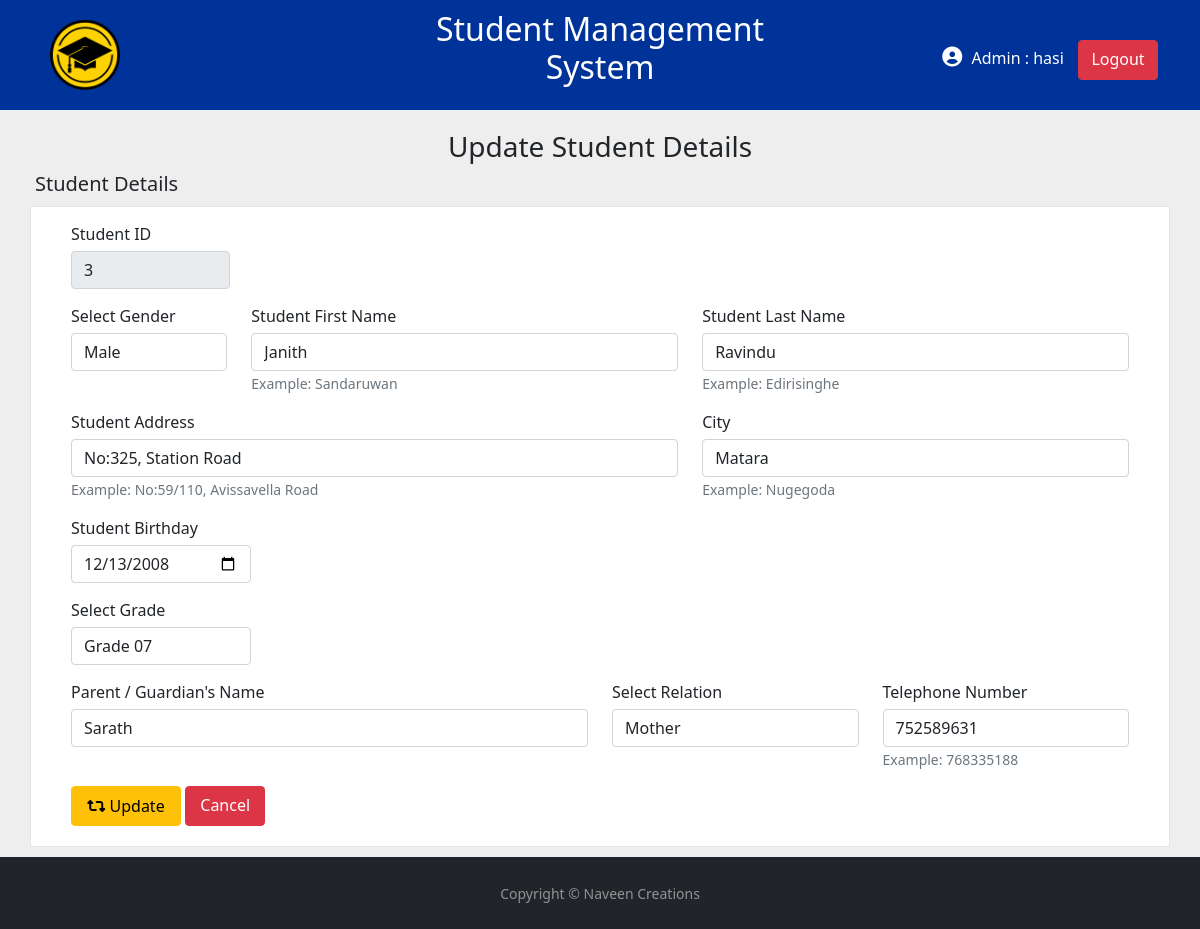
The page /stdupdate.php?id=3 (signed in) on the database its author committed.
### tables this page shows
CREATE TABLE `student` (
  `student_id` int(100) NOT NULL,
  `gender` varchar(10) NOT NULL,
  `first_name` varchar(50) NOT NULL,
  `last_name` varchar(50) NOT NULL,
  `address` varchar(100) NOT NULL,
  `city` varchar(40) NOT NULL,
  `birthday` date NOT NULL,
  `grade` int(2) NOT NULL,
  `guardian` varchar(60) NOT NULL,
  `relation` varchar(20) NOT NULL,
  `telephone_num` int(15) NOT NULL
);

### stdupdateprocess.php (called while the page is built)
<?php
    if(isset($_GET['id'])){
        include 'dbconnection.php';
        function validate($data) {
            $data = trim($data);
            $data = stripslashes($data);
            $data = htmlspecialchars($data);
            return $data;
        }
        $id = validate($_GET['id']);
        $sql = "SELECT * FROM student WHERE student_id=$id";
        $result = mysqli_query($conn, $sql);
        if (mysqli_num_rows($result) > 0) {
            $row = mysqli_fetch_assoc($result);
        } else {
            header("Location: student.php");
        }
    }else if(isset ($_POST['updatestd'])){
        include 'dbconnection.php';
        function validate($data) {
            $data = trim($data);
            $data = stripslashes($data);
            $data = htmlspecialchars($data);
            return $data;
        }
        $stdid = validate($_POST['id']);
        $title = validate($_POST['title']);
        $fname = validate($_POST['fname']);
        $lname = validate($_POST['lname']);
        $address = validate($_POST['address']);
        $city = validate($_POST['city']);
        $bdy = validate($_POST['bdy']);
        $grade = validate($_POST['grade']);
        $guardian = validate($_POST['guardian']);
        $select = validate($_POST['select']);
        $tel = validate($_POST['tel']);
        if(empty($fname&$lname&$grade&$guardian&$tel)){
            header("Location: stdupdate.php?id=$stdid&error=Some Essential data are missing");
        } else {
            $sql = "UPDATE student SET gender='$title', first_name='$fname', last_name='$lname', address='$address', city='$city', birthday='$bdy', grade='$grade', guardian='$guardian', relation='$select', telephone_num='$tel'"
                    . "WHERE student_id=$stdid";
            $result = mysqli_query($conn, $sql);
            if ($result) {
                header("Location: index.php?status=Successfully Updatded!");
            } else {
                header("Location: stdupdate.php?id=$stdid&error=Update Faild");
            }
        }
    }else {
        header("Location: index.php");
}

### stdupdate.php (the view, shortened to what this page needs)
<!DOCTYPE html>
<?php
if(isset($_SESSION['id']) && isset($_SESSION['username'])){
?>
<?php
include 'stdupdateprocess.php';
?>
<html>
    <head>
        <link href="css/style.css" rel="stylesheet" type="text/css"/>
        <link href="css/addstudent.css" rel="stylesheet" type="text/css"/>
        <link href="https://cdn.jsdelivr.net/npm/bootstrap@5.1.3/dist/css/bootstrap.min.css" rel="stylesheet">
    </head>
    <body>
        <header>
            <div class="container">
                    <div class="row">
                        <div class="col-sm-4"  style="padding: 20px;">
                            <img src="images/logo.png" alt="logo" width="70px"/>
                        </div>
                        <div class="col-sm-4" style="text-align: center; color: white; padding: 10px;">
                            <h2>Student Management System</h2>
                        </div>
                        <div class="col-sm-4" style="text-align: right; color: white; padding-top: 40px;">
                            <i class='fas fa-user-circle' style='font-size:20px; padding-right: 5px;'></i>
                            <a style="padding-right: 10px;">Admin : <?php echo $_SESSION['admin_name']; ?></a>
                            <a class="btn btn-danger" style="width:80px; height: 40px;" href="logout.php" role="button">Logout</a>
                        </div>
                    </div>
            </div>
        </header>
        <div class="facname" style="text-align:center; padding-top: 20px;">
            <h3>Update Student Details</h3>
        </div>
        <div class="formhead" style="padding-left:35px;">
            <h5>Student Details</h5>
        </div>
        <form class="form-registration" action="stdupdateprocess.php" method="post">
                <div class="col-md-2">
                    <div class="form-group">
                      <label for="Student ID">Student ID</label>
                      <input type="text" class="form-control" readonly="" name="id" id="id" style="width:90%;"
                             value="<?=$row['student_id']?>">
                    </div>
                </div>
            <div class="row">
                <div class="col-md-2">
                    <div class="form-group">
                        <label for="Select Title">Select Gender</label>
                        <select class="form-control" id="title" name="title">
                            <option value="Male" <?php if($row['gender']=='Male'){echo 'selected';}?> >Male</option>
                        </select>
                    </div>
                </div>
                <div class="col-md-5">
                    <div class="form-group">
                      <label for="inputfirstname">Student First Name</label>
                      <input type="text" class="form-control" id="fname" name="fname" value="<?=$row['first_name']?>">
                      <small id="fnamehelp" class="form-text text-muted">Example: Sandaruwan</small>
                    </div>
                </div>
                <div class="col-md-5">
                    <div class="form-group">
                      <label for="inputlastname">Student Last Name</label>
                      <input type="text" class="form-control" id="lname"  name="lname" value="<?=$row['last_name']?>">
                      <small id="lnamehelp" class="form-text text-muted">Example: Edirisinghe</small>
                    </div>
                </div>
            </div>
            <div class="row">
                <div class="col-md-7">
                    <div class="form-group">
                      <label for="inputaddress">Student Address</label>
                      <input type="text" class="form-control" id="address"  name="address" value="<?=$row['address']?>">
                      <small id="addresshelp" class="form-text text-muted">Example: No:59/110, Avissavella Road</small>
                    </div>
                </div>
                <div class="col-md-5">
                    <div class="form-group">
                      <label for="inputaddress">City</label>
                      <input type="text" class="form-control" id="city"  name="city" value="<?=$row['city']?>">
                      <small id="addresshelp" class="form-text text-muted">Example: Nugegoda</small>
                    </div>
                </div>
            </div>
            <div class="row">
                <div class="col-md-2">
                    <div class="form-group">
                      <label for="inputbirthday">Student Birthday</label>
                      <input type="date" class="form-control" id="bdy"  style="width:180px;" name="bdy" value="<?=$row['birthday']?>">
                    </div>
                </div>
            </div>
            <div class="form-group">
                        <label for="Select Grade">Select Grade</label>
                        <select class="form-control" id="grade" style="width:180px;" name="grade">
                            <option value="07" <?php if($row['grade']=='07'){echo 'selected';}?> >Grade 07</option>
                        </select>
            </div>
            <div class="row">
                <div class="col-md-6">
                    <div class="form-group">
                      <label for="guardian">Parent / Guardian's Name</label>
                      <input type="text" class="form-control" id="guardian"  name="guardian" value="<?=$row['guardian']?>">
                    </div>
                </div>
                <div class="col-md-3">
                    <div class="form-group">
                        <label for="select">Select Relation</label>
                        <select class="form-control" id="select" name="select">
                            <option value="Mother" <?php if($row['relation']=='Mother'){echo 'selected';}?> >Mother</option>
                        </select>
                    </div>
                </div>
                <div class="col-md-3">
                    <div class="form-group">
                            <label for="inputtel">Telephone Number</label>
                            <input type="text" class="form-control" id="tel"  name="tel" value="<?=$row['telephone_num']?>">
                            <small id="addresshelp" class="form-text text-muted">Example: 768335188</small>
                    </div>
                </div>
            </div>
            <button type="submit" class="btn btn-warning" style="width: 110px; height: 40px;" name="updatestd">
                <i class="fas fa-retweet"></i>
                Update
            </button>
            <a type="cancel" class="btn btn-danger" style="width: 80px; height: 40px;" href="index.php">Cancel</a>
        </form>
        <?php include 'footer.php';?>
    </body>
</html>
<?php
}else{
    header("Location: login.php");
                    exit();
}
?>

### css/style.css (style rules this page uses)
header { background-color: #003399; }
.btn { width: 300px; height: 100px; }

### css/addstudent.css (style rules this page uses)
.form-registration { max-width: 95%; margin: 0 auto; background-color: #fff; padding: 15px 40px 20px; border: 1px solid #e5e5e5; margin-top: 10px; margin-bottom: 10px; }
.form-group { padding-bottom: 15px; }
label { padding-bottom: 5px; }

### stdupdate.php (style rules this page uses)
body { background-color: #eee; }

### rows shown on the page
student: id "3", title "Male", fname "Janith", lname "Ravindu", address "No:325, Station Road", city "Matara", bdy "12/13/2008", grade "Grade 07", guardian "Sarath", select "Mother", tel "752589631"

### other values the page prints
$_SESSION['admin_name'] "hasi"
